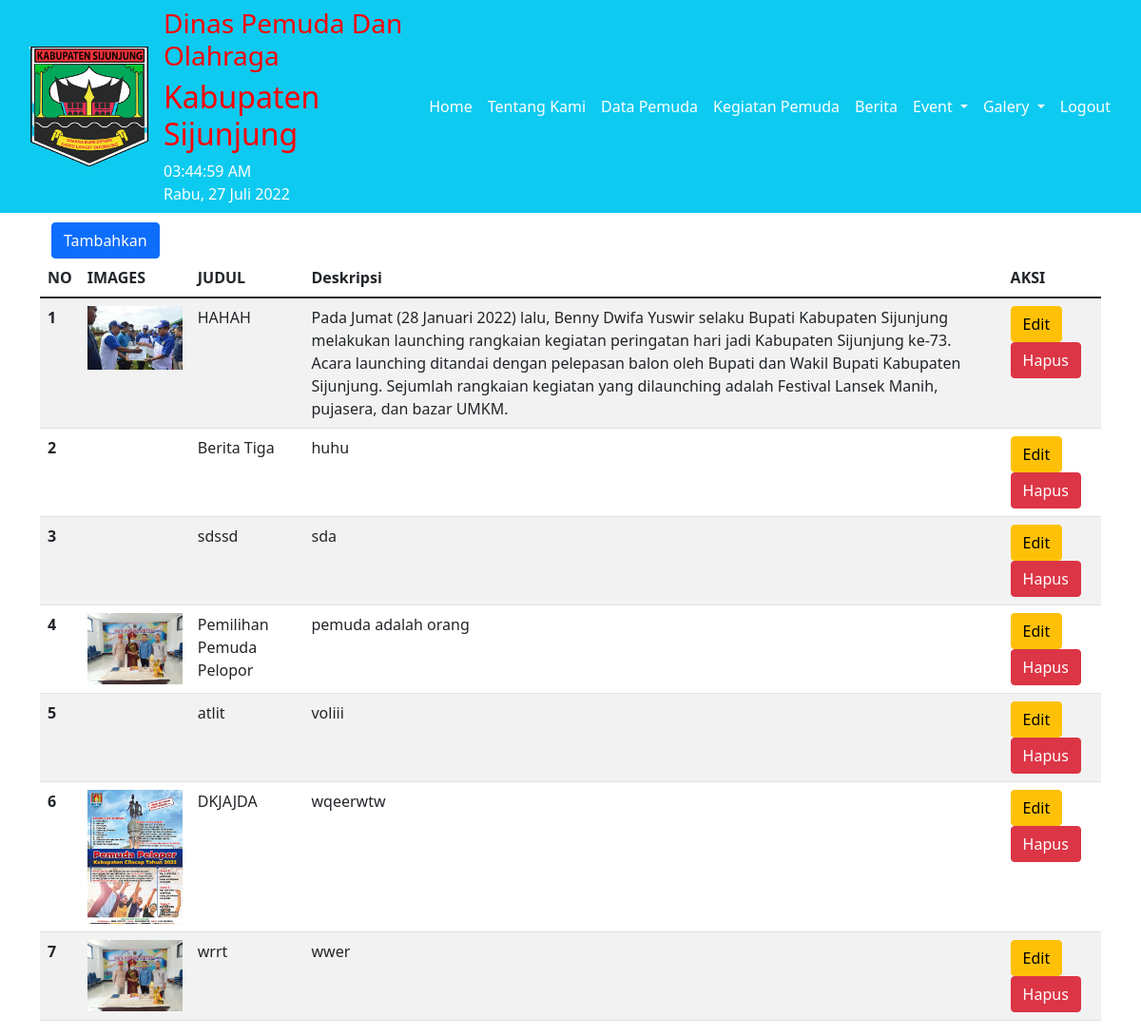
/galeri-admin.php, run on the app's committed database.
### tables this page shows
CREATE TABLE `tb_berita` (
  `images` varchar(35) NOT NULL,
  `deskripsi` text NOT NULL,
  `id_berita` int(11) NOT NULL,
  `judul` varchar(100) NOT NULL
);

### galeri-admin.php (the view, shortened to what this page needs)
<!DOCTYPE html>
<html>
<head>
  <link href="https://cdn.jsdelivr.net/npm/bootstrap@5.1.3/dist/css/bootstrap.min.css" rel="stylesheet">
</head>
<body>
  <nav class="navbar navbar-expand-lg navbar-black bg-info">
    <div class="container-fluid">
      <div class="container-fluid">
        <div class="collapse navbar-collapse" id="navbarSupportedContent">
          <img src="images/pemkabb.png" style="width : 140px; height: 140px;">
          <div class="col ms-2" style="color: white">
            <h3 style="color: red">Dinas Pemuda Dan Olahraga</h3>
            <h2 style="color: red">Kabupaten Sijunjung</h2>
            <div id="clock"></div>
          </div>
          <ul class="navbar-nav ms-auto mb-2 mb-lg-0">
          <li class="nav-item">
              <a class="nav-link active" aria-current="page" style="color : white"href="beranda.php">Home</a>
            </li>
            <li class="nav-item">
              <a class="nav-link active" aria-current="page" href="#" style="color : white">Tentang Kami</a>
            </li>
            <li class="nav-item">
              <a class="nav-link active" aria-current="page" href="#"style="color : white">Data Pemuda</a>
            </li>
            <li class="nav-item">
              <a class="nav-link active" aria-current="page" href="#"style="color : white">Kegiatan Pemuda</a>
            </li>
            <li class="nav-item">
              <a class="nav-link active" aria-current="page" href="berita-admin.php"style="color : white">Berita</a>
            </li>
            <li class="nav-item dropdown">
              <a class="nav-link dropdown-toggle" href="#"style="color : white" id="navbarDropdown" role="button" data-bs-toggle="dropdown" aria-expanded="false">
                Event
              </a>
            </li>
            <li class="nav-item dropdown">
              <a class="nav-link dropdown-toggle" href="#"style="color : white" id="navbarDropdown" role="button" data-bs-toggle="dropdown" aria-expanded="false">
                Galery
              </a>
            </li>
            <li class="nav-item">
              <a class="nav-link" href="beranda.php" style="color : white" tabindex="-1" aria-disabled="true">Logout</a>
            </li>
          </ul>
        </div>
      </div>
    </div>
  </nav>
<div class="container">
          <table class="table table-striped">
              <thead>
                    <tr>
                    <th scope="col">NO</th>
                    <th scope="col">IMAGES</th>
                    <th scope="col">JUDUL</th>
                    <th scope="col">Deskripsi</th>
                    <th scope="col"> AKSI</th>
                    </tr>
                </thead>
                <tbody>
                <?php
                    include 'koneksi.php';
                    $query = mysqli_query($koneksi, "SELECT * FROM tb_berita");
                    $no = 0;
                    while ($data = mysqli_fetch_array($query))
                    {
                        $no++;
                ?>
                    <tr>
                        <th scope="row"><?=  $no ?></th>
                        <td><img src="images/<?= $data['images']?>" alt="" style="width: 100px"></td>
                        <td> <?= $data['judul'] ?></td>
                        <td> <?= $data['deskripsi']?></td>
                        <td>
                        <a href="edit-berita-admin.php?images=<?= $data['images'] ?>" class="btn btn-warning">Edit</a>
                        <a href="hapus-berita.php?images=<?= $data['images'] ?>" class="btn btn-danger" onclick="return confirm('Anda Yakin Ingin Menghapus Data?')">Hapus</a>
                        </td>
                    </tr>
                <?php } ?>
                </tbody>
                </div>
<div class="container" style="margin-top: 10px">
     <button type="button" class="btn btn-primary" data-bs-toggle="modal" data-bs-target="#exampleModal">
  Tambahkan
</button>
	</body>
</html>

### data on the page
tb_berita: images (picture), judul "HAHAH", deskripsi "Pada Jumat (28 Januari 2022) lalu, Benny Dwifa Yuswir selaku Bupati Kabupaten Sijunjung melakukan launching rangkaian kegiatan peringatan hari jadi Kabupaten Sijunjung ke-73. Acara launching ditandai dengan pelepasan balon oleh Bupati dan Wakil Bupati Kabupaten Sijunjung. Sejumlah rangkaian kegiatan yang dilaunching adalah Festival Lansek Manih, pujasera, dan bazar UMKM."
tb_berita: judul "Berita Tiga", deskripsi "huhu"
tb_berita: judul "sdssd", deskripsi "sda"
tb_berita: images (picture), judul "Pemilihan Pemuda Pelopor", deskripsi "pemuda adalah orang"
tb_berita: judul "atlit", deskripsi "voliii"
tb_berita: images (picture), judul "DKJAJDA", deskripsi "wqeerwtw"
tb_berita: images (picture), judul "wrrt", deskripsi "wwer"
